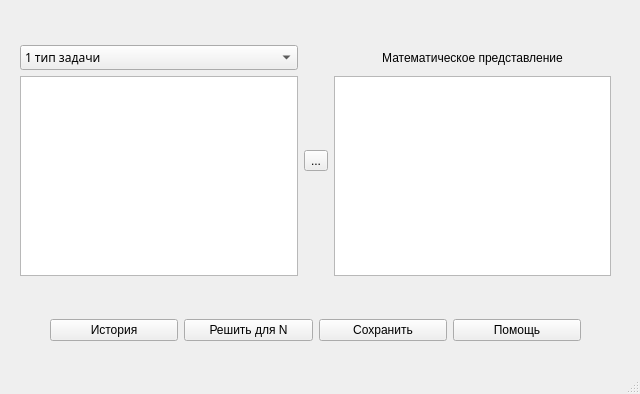
<?xml version="1.0" encoding="UTF-8"?>
<ui version="4.0">
 <class>MainWindow</class>
 <widget class="QMainWindow" name="MainWindow">
  <property name="geometry">
   <rect>
    <x>0</x>
    <y>0</y>
    <width>640</width>
    <height>394</height>
   </rect>
  </property>
  <property name="windowTitle">
   <string>Math And Code</string>
  </property>
  <widget class="QWidget" name="centralwidget">
   <widget class="QWidget" name="horizontalLayoutWidget">
    <property name="geometry">
     <rect>
      <x>20</x>
      <y>45</y>
      <width>591</width>
      <height>231</height>
     </rect>
    </property>
    <layout class="QHBoxLayout" name="horizontalLayout">
     <item>
      <layout class="QVBoxLayout" name="verticalLayout">
       <item>
        <widget class="QComboBox" name="comboBoxType">
         <property name="font">
          <font>
           <family>Noto Sans</family>
          </font>
         </property>
         <item>
          <property name="text">
           <string>1 тип задачи</string>
          </property>
         </item>
         <item>
          <property name="text">
           <string>2 тип задачи</string>
          </property>
         </item>
         <item>
          <property name="text">
           <string>3 тип задачи</string>
          </property>
         </item>
        </widget>
       </item>
       <item>
        <widget class="QTextEdit" name="textEditInput"/>
       </item>
      </layout>
     </item>
     <item>
      <widget class="QToolButton" name="translateButton">
       <property name="toolTip">
        <string>&lt;html&gt;&lt;head/&gt;&lt;body&gt;&lt;p align=&quot;center&quot;&gt;Начать перевод&lt;/p&gt;&lt;/body&gt;&lt;/html&gt;</string>
       </property>
       <property name="text">
        <string>...</string>
       </property>
       <property name="icon">
        <iconset theme="arrow-right">
         <normaloff>.</normaloff>.</iconset>
       </property>
       <property name="iconSize">
        <size>
         <width>22</width>
         <height>22</height>
        </size>
       </property>
      </widget>
     </item>
     <item>
      <layout class="QVBoxLayout" name="verticalLayout_2">
       <item>
        <widget class="QLabel" name="labelOutput">
         <property name="minimumSize">
          <size>
           <width>0</width>
           <height>25</height>
          </size>
         </property>
         <property name="baseSize">
          <size>
           <width>0</width>
           <height>0</height>
          </size>
         </property>
         <property name="font">
          <font>
           <pointsize>9</pointsize>
           <weight>50</weight>
           <bold>false</bold>
          </font>
         </property>
         <property name="autoFillBackground">
          <bool>false</bool>
         </property>
         <property name="text">
          <string>Математическое представление</string>
         </property>
         <property name="alignment">
          <set>Qt::AlignCenter</set>
         </property>
        </widget>
       </item>
       <item>
        <widget class="QTextBrowser" name="textBrowserOutput"/>
       </item>
      </layout>
     </item>
    </layout>
   </widget>
   <widget class="QWidget" name="horizontalLayoutWidget_2">
    <property name="geometry">
     <rect>
      <x>50</x>
      <y>310</y>
      <width>531</width>
      <height>41</height>
     </rect>
    </property>
    <layout class="QHBoxLayout" name="horizontalLayout_2">
     <item>
      <widget class="QPushButton" name="buttonHistory">
       <property name="text">
        <string>История</string>
       </property>
       <property name="icon">
        <iconset theme="shallow-history">
         <normaloff>.</normaloff>.</iconset>
       </property>
       <property name="iconSize">
        <size>
         <width>22</width>
         <height>22</height>
        </size>
       </property>
      </widget>
     </item>
     <item>
      <widget class="QPushButton" name="buttonSolveForN">
       <property name="text">
        <string>Решить для N</string>
       </property>
       <property name="icon">
        <iconset theme="games-hint">
         <normaloff>.</normaloff>.</iconset>
       </property>
       <property name="iconSize">
        <size>
         <width>22</width>
         <height>22</height>
        </size>
       </property>
      </widget>
     </item>
     <item>
      <widget class="QPushButton" name="buttonSave">
       <property name="text">
        <string>Сохранить</string>
       </property>
       <property name="icon">
        <iconset theme="document-save">
         <normaloff>.</normaloff>.</iconset>
       </property>
       <property name="iconSize">
        <size>
         <width>22</width>
         <height>22</height>
        </size>
       </property>
      </widget>
     </item>
     <item>
      <widget class="QPushButton" name="buttonHelp">
       <property name="text">
        <string>Помощь</string>
       </property>
       <property name="icon">
        <iconset theme="documentinfo">
         <normaloff>.</normaloff>.</iconset>
       </property>
       <property name="iconSize">
        <size>
         <width>22</width>
         <height>22</height>
        </size>
       </property>
      </widget>
     </item>
    </layout>
   </widget>
  </widget>
  <widget class="QMenuBar" name="menubar">
   <property name="geometry">
    <rect>
     <x>0</x>
     <y>0</y>
     <width>640</width>
     <height>20</height>
    </rect>
   </property>
  </widget>
  <widget class="QStatusBar" name="statusbar"/>
 </widget>
 <resources/>
 <connections/>
</ui>
